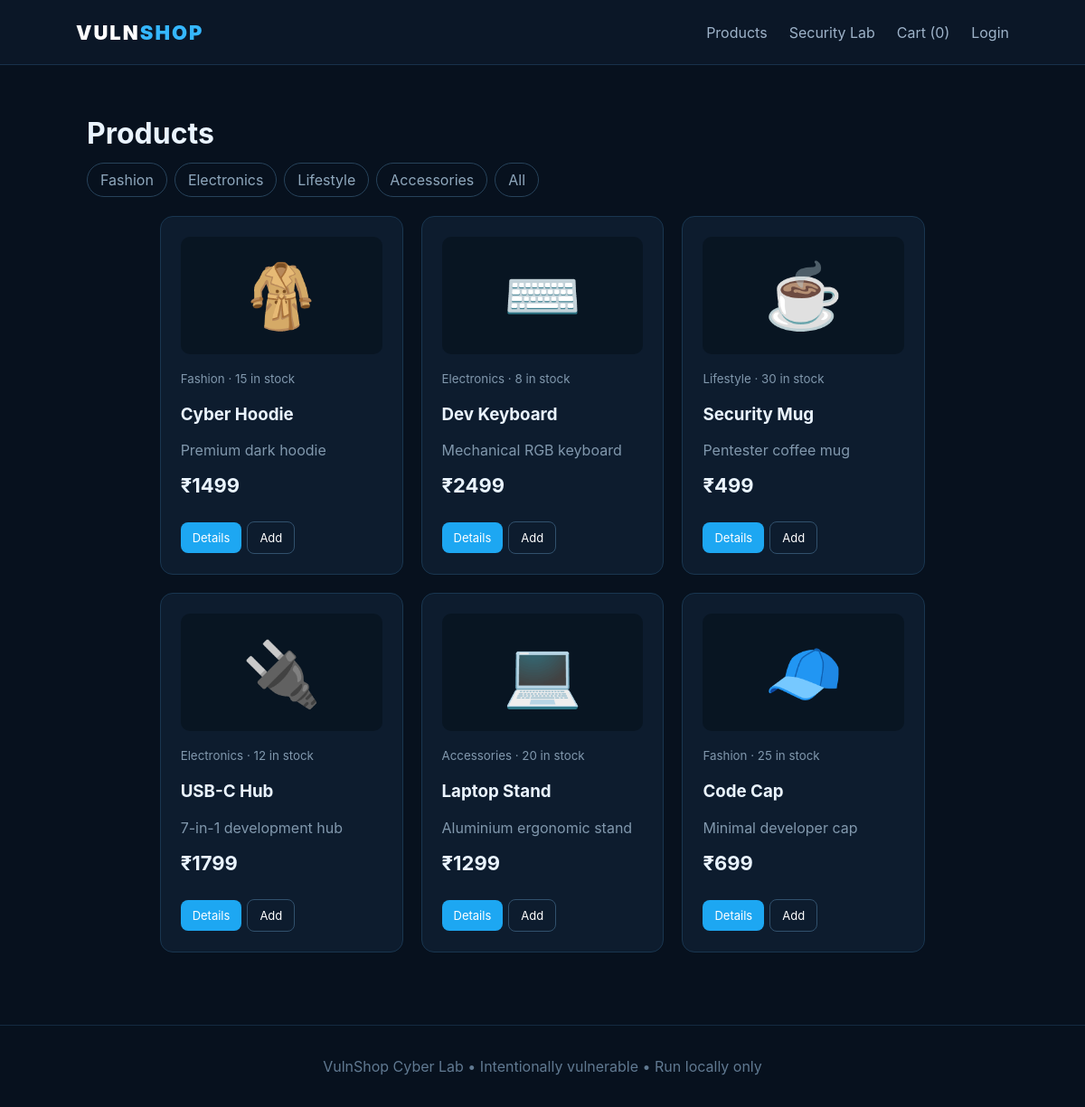
Page /products on the committed database.
### tables this page shows
CREATE TABLE products(id INTEGER PRIMARY KEY, name TEXT, price REAL, category TEXT, image TEXT, description TEXT, stock INTEGER);

### app.py (the view)
@app.route("/products")
def products():
    category=request.args.get("category","")
    c=db()
    if category:
        rows=c.execute("SELECT * FROM products WHERE category=?",(category,)).fetchall()
    else: rows=c.execute("SELECT * FROM products").fetchall()
    cats=c.execute("SELECT DISTINCT category FROM products").fetchall(); c.close()
    return render_template("products.html",products=rows,categories=cats,selected=category)

### app.py (called while the page is built)
def db():
    c=sqlite3.connect(DB); c.row_factory=sqlite3.Row; return c

@app.context_processor
def inject():
    return {"cart_count":len(session.get("cart",[]))}

### templates/products.html
{% extends "base.html" %}{% block content %}<div class="page"><h1>Products</h1><div class="filters">{% for c in categories %}<a class="{% if selected==c.category %}active{% endif %}" href="/products?category={{c.category}}">{{c.category}}</a>{% endfor %}<a href="/products">All</a></div><main class="grid">{% for p in products %}<article class="card"><div class="emoji">{{p.image}}</div><small>{{p.category}} · {{p.stock}} in stock</small><h3>{{p.name}}</h3><p>{{p.description}}</p><b>₹{{"%.0f"|format(p.price)}}</b><div><a class="btn small" href="/product/{{p.id}}">Details</a><a class="btn small outline" href="/cart/add/{{p.id}}">Add</a></div></article>{% endfor %}</main></div>{% endblock %}

### static/style.css (style rules this page uses)
* { box-sizing:border-box }
body { margin:0;background:#07111e;color:#eaf4ff;font-family:Inter,Arial,sans-serif }
.btn { display:inline-block;background:#1da7f2;color:white;text-decoration:none;border:0;border-radius:8px;padding:12px 20px;margin-top:15px;cursor:pointer }
.btn.small { font-size:13px;padding:9px 13px;margin-right:6px }
.btn.outline { background:transparent;border:1px solid #31516d }
.sectionhead,.page { padding:35px 8% }
.grid { display:grid;grid-template-columns:repeat(auto-fit,minmax(220px,1fr));gap:20px;padding:0 8% 45px }
.card,.panel,.vuln { background:#0d1c2e;border:1px solid #193650;border-radius:14px;padding:22px }
.emoji { height:130px;display:grid;place-items:center;background:#081522;border-radius:10px;font-size:70px;margin-bottom:16px }
.card small,.card p { color:#8198ad }
.card b { font-size:22px;display:block;margin:12px 0 }
.filters { margin:15px 0 30px }
.filters a { color:#8fa8bd;text-decoration:none;padding:8px 14px;border:1px solid #27435b;border-radius:20px;margin-right:8px }

### rows in the picture
products: image "🧥", category "Fashion", stock "15", name "Cyber Hoodie", description "Premium dark hoodie", price "1499"
products: image "⌨️", category "Electronics", stock "8", name "Dev Keyboard", description "Mechanical RGB keyboard", price "2499"
products: image "☕", category "Lifestyle", stock "30", name "Security Mug", description "Pentester coffee mug", price "499"
products: image "🔌", category "Electronics", stock "12", name "USB-C Hub", description "7-in-1 development hub", price "1799"
products: image "💻", category "Accessories", stock "20", name "Laptop Stand", description "Aluminium ergonomic stand", price "1299"
products: image "🧢", category "Fashion", stock "25", name "Code Cap", description "Minimal developer cap", price "699"

### other values in the picture
{{ cart_count }} "0"
{{ c.category }} "Fashion" "Electronics" "Lifestyle" "Accessories"
